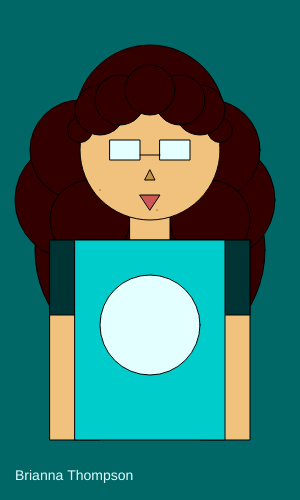
Frame 1 (no input)
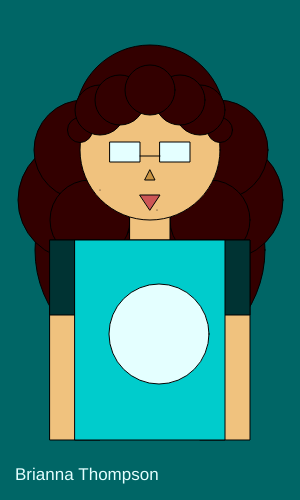
Frame 60 (no input)
Frame 120 (the mouse pressed at the canvas centre since frame 60): identical to frame 60, image omitted

The p5.js sketch that drew these frames (run headless with seeded random() and noise() and a simulated clock; from frame 60 on, the mouse is pressed at the canvas centre):

// p5.js sketch
// ── sketch.js
// these variables are for moving the glasses
  var rGlassesX = 200;
  var rGlassesY = 140;
  var rGlassesDirection = 2;

  var lGlassesX = 200;
  var lGlassesY = 140;
  var lGlassesDirection = 2;

  var mGlassesX = 200;
  var mGlassesY = 155;
  var mGlassesDirection = 1;

// these variables are for moving the hair
  var rHairX = 215;
  var rHairY = 200;
  var rHairDirection = 1;

  var lHairX = 75;
  var lHairY = 200;
  var lHairDirection = 1;

  var lTHairX = 80;
  var lTHairY = 150;
  var lTHairDirection = .5;

  var rTHairX = 210;
  var rTHairY = 150;
  var rTHairDirection = .5;

// these variables make the circle on the shirt move
  var shirtX = 150;
  var shirtY = 325;
  var shirtDirection = .5;

// these variables are for make the portrait title change size
  var size = 14;
  var count = 0;
  var sizeDirection = 1;

function setup()
            {
// the following lines set canvas size
                createCanvas(300,500);
// the following lines allow random movement speed for hair.
                  rHairDirection = floor(random() * 10) + 1;
                  lHairDirection = floor(random() * 10) + 1;
                  rTHairDirection = floor(random() * 10) + 1;
                  lTHairDirection = floor(random() * 10) + 1;
                  shirtDirection = floor(random() * 10) + 1;
                  sizeDirection = floor(random() * 10) + 1;
            }
            function draw()
            {
              
// sets canvas background color
              background(0,102,102);
              
//following lines sketch hair
              		fill(51,0,0);
						circle(150,250,230);
              
                    fill(51,0,0);
                       circle(rHairX,rHairY,120);
      rHairX += rHairDirection;
    if(rHairX <= 215 || rHairX >= 220)
    {
        rHairDirection *= -1;
    }
              
                    fill(51,0,0);
						circle(lHairX,lHairY,120);
      lHairX += lHairDirection;
    if(lHairX <= 75 || lHairX >= 80)
    {
        lHairDirection *= -1;
    }        
                    fill(51,0,0);
						circle(150,120,150);
                    fill(51,0,0);
						circle(lTHairX,lTHairY,100);
      lTHairX += lTHairDirection;
    if(lTHairX <= 80 || lTHairX >= 90)
    {
        lTHairDirection *= -1;
    }   
                    fill(51,0,0);
						circle(rTHairX,rTHairY,100);
      rTHairX += rTHairDirection;
    if(rTHairX <= 210 || rTHairX >= 220)
    {
        rTHairDirection *= -1;
    }   
                    fill(51,0,0);
						circle(90,220,80);
                    fill(51,0,0);
						circle(210,220,80);
              
// following lines sketch neck
                    fill(240,194,126);
						rect(130,200,40,75);
              
// following line sketches head
					fill(240,194,126);
						circle(150,150,140);
              
// following line sketches hair:bangs
                    fill(51,0,0);
						circle(80,130,25);
                    fill(51,0,0);
						circle(220,130,25);
                    fill(51,0,0);
						circle(100,110,50);
                    fill(51,0,0);
						circle(200,110,50);
                    fill(51,0,0);
						circle(120,100,50);
                    fill(51,0,0);
						circle(180,100,50);
                    fill(51,0,0);
						circle(150,90,50);
              
// following lines sketch eyes
                    fill(51,0,0);
						circle(125,150,10);
                    fill(51,0,0);
						circle(175,150,10);
              
// following lines sketch nose
                    fill(199,146,65);
		                    triangle(145,180,155,180,150,170);
              
// following lines sketch mouth 
                    fill(205,86,86);             
		              triangle(140,195,160,195,150,210);
              
// following lines sketch arms
                    fill(240,194,126);
					   rect(50,240,50,200);
                    fill(240,194,126);
					   rect(200,240,50,200);
              
// following line sketches sleeves
					fill(0,51,51);
					   rect(50,240,200,75);
              
// folowing line sketches body
					fill(0,204,204);
					   rect(75,240,150,200);
              
                    fill(228,255,255);
      circle(shirtX,shirtY,100);
        shirtX += shirtDirection;
        shirtY += shirtDirection;
      if(shirtX >= 140 || shirtX <= 160)
      if(shirtY >= 300 || shirtY <= 350)
      {
        shirtDirection *= -1;
      }
              
// following lines sketch freckles.
                    point(157, 210);
                    point(100, 190);
              
// following lines sketch glasses
                    fill(228,255,255);
                       rect(110,rGlassesY,30,20);
      rGlassesY += rGlassesDirection;
    if(rGlassesY <= 140 || rGlassesY >= 160)
    {
        rGlassesDirection *= -1;
    }
                    fill(228,255,255);
                       rect(160,lGlassesY,30,20);
      lGlassesY += lGlassesDirection;
    if(lGlassesY <= 140 || lGlassesY >= 160)
    {
        lGlassesDirection *= -1;
    }
                  line(140, mGlassesY, 160, mGlassesY);
      mGlassesY += mGlassesDirection;
    if(mGlassesY <= 155 || mGlassesY >= 165)
    {
        mGlassesDirection *= -1;
    }
              
// following lines make portrait title change size
          fill(228,255,255);
    textSize(size);
    size += sizeDirection;
    count++;
    if(count > 5)
    {
        sizeDirection *=-1;
        count = 0;
    }
    text("Brianna Thompson",15,480);
      
    }
